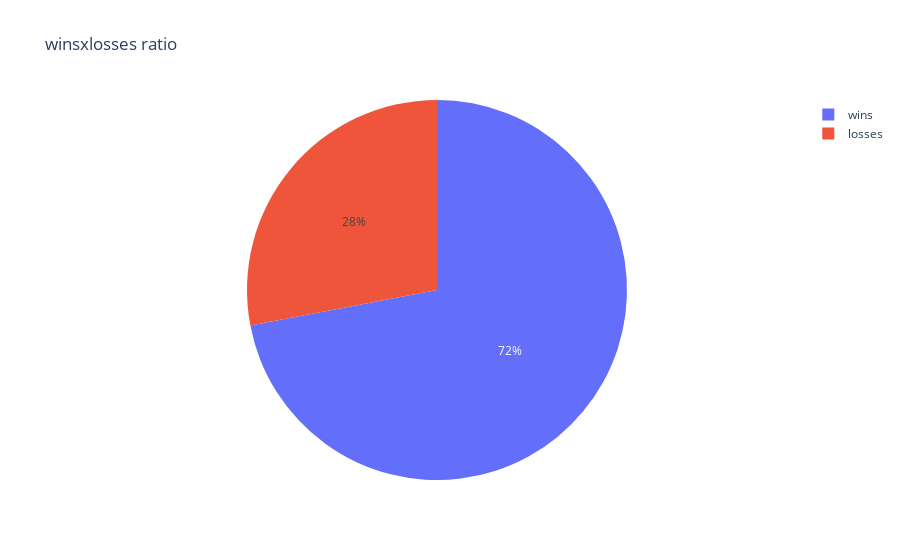

Source (notebook cell):
### Code cell
w_counter = battles_df["result"].apply(lambda x:1 if x == "victory" else 0).sum()
l_counter = len(battles_df["result"]) - w_counter
fig = px.pie(values=[w_counter,l_counter], names=["wins","losses"], title="winsxlosses ratio")
fig.show()

### Figure 1 — Plotly figure (JSON) as saved in the notebook; plotly's stock layout.template omitted (floating-point values rounded to 4 significant figures)
{"data": [{"domain": {"x": [0, 1], "y": [0, 1]}, "hovertemplate": "label=%{label}<br>value=%{value}<extra></extra>", "labels": ["wins", "losses"], "legendgroup": "", "name": "", "showlegend": true, "type": "pie", "values": [18, 7]}], "layout": {"legend": {"tracegroupgap": 0}, "title": {"text": "winsxlosses ratio"}}}
